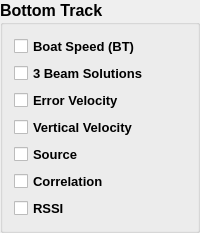
                  <widget class="QGroupBox" name="groupBox_2">
                   <property name="font">
                    <font>
                     <pointsize>12</pointsize>
                     <weight>75</weight>
                     <bold>true</bold>
                    </font>
                   </property>
                   <property name="title">
                    <string>Bottom Track</string>
                   </property>
                   <layout class="QVBoxLayout" name="verticalLayout_94">
                    <item>
                     <widget class="QCheckBox" name="cb_adv_graph_bt_boat_speed">
                      <property name="font">
                       <font>
                        <pointsize>10</pointsize>
                        <weight>75</weight>
                        <bold>true</bold>
                       </font>
                      </property>
                      <property name="text">
                       <string>Boat Speed (BT)</string>
                      </property>
                     </widget>
                    </item>
                    <item>
                     <widget class="QCheckBox" name="cb_adv_graph_bt_3beam">
                      <property name="font">
                       <font>
                        <pointsize>10</pointsize>
                        <weight>75</weight>
                        <bold>true</bold>
                       </font>
                      </property>
                      <property name="text">
                       <string>3 Beam Solutions</string>
                      </property>
                     </widget>
                    </item>
                    <item>
                     <widget class="QCheckBox" name="cb_adv_graph_bt_error">
                      <property name="font">
                       <font>
                        <pointsize>10</pointsize>
                        <weight>75</weight>
                        <bold>true</bold>
                       </font>
                      </property>
                      <property name="text">
                       <string>Error Velocity</string>
                      </property>
                     </widget>
                    </item>
                    <item>
                     <widget class="QCheckBox" name="cb_adv_graph_bt_vertical">
                      <property name="font">
                       <font>
                        <pointsize>10</pointsize>
                        <weight>75</weight>
                        <bold>true</bold>
                       </font>
                      </property>
                      <property name="text">
                       <string>Vertical Velocity</string>
                      </property>
                     </widget>
                    </item>
                    <item>
                     <widget class="QCheckBox" name="cb_adv_graph_bt_source">
                      <property name="font">
                       <font>
                        <pointsize>10</pointsize>
                        <weight>75</weight>
                        <bold>true</bold>
                       </font>
                      </property>
                      <property name="text">
                       <string>Source</string>
                      </property>
                     </widget>
                    </item>
                    <item>
                     <widget class="QCheckBox" name="cb_adv_graph_bt_correlation">
                      <property name="font">
                       <font>
                        <pointsize>10</pointsize>
                        <weight>75</weight>
                        <bold>true</bold>
                       </font>
                      </property>
                      <property name="text">
                       <string>Correlation</string>
                      </property>
                     </widget>
                    </item>
                    <item>
                     <widget class="QCheckBox" name="cb_adv_graph_bt_rssi">
                      <property name="font">
                       <font>
                        <pointsize>10</pointsize>
                        <weight>75</weight>
                        <bold>true</bold>
                       </font>
                      </property>
                      <property name="text">
                       <string>RSSI</string>
                      </property>
                     </widget>
                    </item>
                   </layout>
                  </widget>
